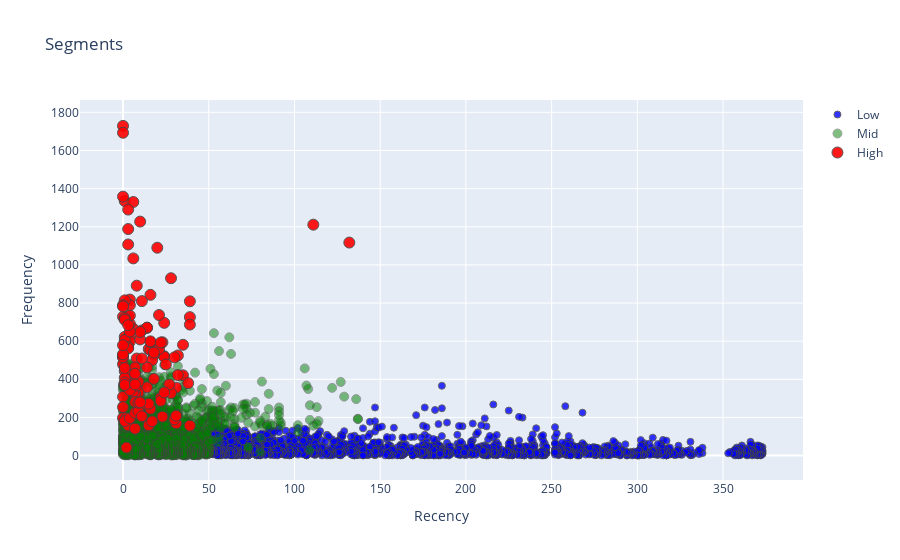

The notebook cell saved with this chart:
### Code cell
tx_graph = tx_user.query("Revenue < 50000 and Frequency < 2000")

plot_data = [
    go.Scatter(
        x=tx_graph.query("Segment == 'Low-Value'")['Recency'],
        y=tx_graph.query("Segment == 'Low-Value'")['Frequency'],
        mode='markers',
        name='Low',
        marker= dict(size= 7,
            line= dict(width=1),
            color= 'blue',
            opacity= 0.8
           )
    ),
        go.Scatter(
        x=tx_graph.query("Segment == 'Mid-Value'")['Recency'],
        y=tx_graph.query("Segment == 'Mid-Value'")['Frequency'],
        mode='markers',
        name='Mid',
        marker= dict(size= 9,
            line= dict(width=1),
            color= 'green',
            opacity= 0.5
           )
    ),
        go.Scatter(
        x=tx_graph.query("Segment == 'High-Value'")['Recency'],
        y=tx_graph.query("Segment == 'High-Value'")['Frequency'],
        mode='markers',
        name='High',
        marker= dict(size= 11,
            line= dict(width=1),
            color= 'red',
            opacity= 0.9
           )
    ),
]

plot_layout = go.Layout(
        yaxis= {'title': "Frequency"},
        xaxis= {'title': "Recency"},
        title='Segments'
    )
fig = go.Figure(data=plot_data, layout=plot_layout)
pyoff.iplot(fig)

### Figure 1 — Plotly figure (JSON) as saved in the notebook; plotly's stock layout.template omitted (floating-point values rounded to 4 significant figures; data arrays with more than 128 entries replaced by an {"elided": "..."} marker saying what was removed)
{"data": [{"marker": {"color": "blue", "line": {"width": 1}, "opacity": 0.8, "size": 7}, "mode": "markers", "name": "Low", "type": "scatter", "x": {"elided": "1900 int values"}, "y": {"elided": "1900 int values"}}, {"marker": {"color": "green", "line": {"width": 1}, "opacity": 0.5, "size": 9}, "mode": "markers", "name": "Mid", "type": "scatter", "x": {"elided": "1918 int values"}, "y": {"elided": "1918 int values"}}, {"marker": {"color": "red", "line": {"width": 1}, "opacity": 0.9, "size": 11}, "mode": "markers", "name": "High", "type": "scatter", "x": {"elided": "137 int values"}, "y": {"elided": "137 int values"}}], "layout": {"title": {"text": "Segments"}, "xaxis": {"title": {"text": "Recency"}}, "yaxis": {"title": {"text": "Frequency"}}}}
